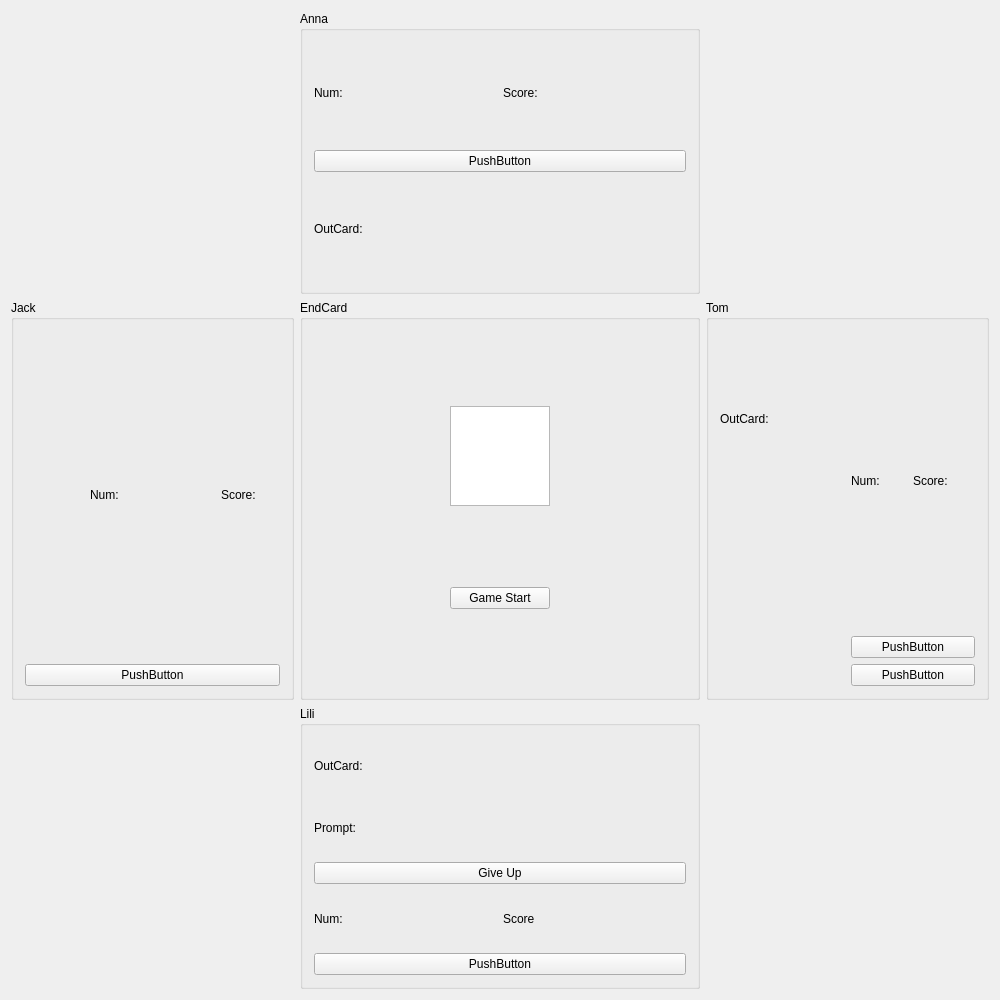
<?xml version="1.0" encoding="UTF-8"?>
<ui version="4.0">
 <class>CWidget</class>
 <widget class="QWidget" name="CWidget">
  <property name="geometry">
   <rect>
    <x>0</x>
    <y>0</y>
    <width>1000</width>
    <height>1000</height>
   </rect>
  </property>
  <property name="windowTitle">
   <string>CWidget</string>
  </property>
  <layout class="QGridLayout" name="gridLayout_6">
   <item row="0" column="0">
    <layout class="QHBoxLayout" name="horizontalLayout_2">
     <item>
      <spacer name="horizontalSpacer">
       <property name="orientation">
        <enum>Qt::Horizontal</enum>
       </property>
       <property name="sizeHint" stdset="0">
        <size>
         <width>40</width>
         <height>20</height>
        </size>
       </property>
      </spacer>
     </item>
     <item>
      <widget class="QGroupBox" name="groupBoxTop">
       <property name="minimumSize">
        <size>
         <width>400</width>
         <height>0</height>
        </size>
       </property>
       <property name="maximumSize">
        <size>
         <width>400</width>
         <height>16777215</height>
        </size>
       </property>
       <property name="title">
        <string>Anna</string>
       </property>
       <layout class="QGridLayout" name="gridLayout">
        <item row="1" column="0">
         <layout class="QHBoxLayout" name="layoutTop">
          <item>
           <widget class="QPushButton" name="pushButton_2">
            <property name="text">
             <string>PushButton</string>
            </property>
           </widget>
          </item>
         </layout>
        </item>
        <item row="0" column="0">
         <layout class="QHBoxLayout" name="horizontalLayout_4">
          <item>
           <widget class="QLabel" name="label_3">
            <property name="text">
             <string>Num:</string>
            </property>
           </widget>
          </item>
          <item>
           <widget class="QLabel" name="labelNumTop">
            <property name="text">
             <string/>
            </property>
           </widget>
          </item>
          <item>
           <widget class="QLabel" name="label">
            <property name="text">
             <string>Score:</string>
            </property>
           </widget>
          </item>
          <item>
           <widget class="QLabel" name="labelScoreTop">
            <property name="text">
             <string/>
            </property>
           </widget>
          </item>
         </layout>
        </item>
        <item row="2" column="0">
         <layout class="QHBoxLayout" name="horizontalLayout_8">
          <item>
           <widget class="QLabel" name="label_6">
            <property name="text">
             <string>OutCard:</string>
            </property>
           </widget>
          </item>
          <item>
           <widget class="QLabel" name="labelOutCardTop">
            <property name="text">
             <string/>
            </property>
           </widget>
          </item>
         </layout>
        </item>
       </layout>
      </widget>
     </item>
     <item>
      <spacer name="horizontalSpacer_2">
       <property name="orientation">
        <enum>Qt::Horizontal</enum>
       </property>
       <property name="sizeHint" stdset="0">
        <size>
         <width>40</width>
         <height>20</height>
        </size>
       </property>
      </spacer>
     </item>
    </layout>
   </item>
   <item row="1" column="0">
    <layout class="QHBoxLayout" name="horizontalLayout">
     <item>
      <widget class="QGroupBox" name="groupBoxLeft">
       <property name="minimumSize">
        <size>
         <width>0</width>
         <height>400</height>
        </size>
       </property>
       <property name="maximumSize">
        <size>
         <width>16777215</width>
         <height>400</height>
        </size>
       </property>
       <property name="title">
        <string>Jack</string>
       </property>
       <layout class="QGridLayout" name="gridLayout_2">
        <item row="0" column="0">
         <layout class="QVBoxLayout" name="verticalLayout">
          <item>
           <layout class="QHBoxLayout" name="horizontalLayout_5">
            <item>
             <widget class="QLabel" name="labelNumLeft">
              <property name="text">
               <string/>
              </property>
             </widget>
            </item>
            <item>
             <widget class="QLabel" name="label_7">
              <property name="text">
               <string>Num:</string>
              </property>
             </widget>
            </item>
            <item>
             <widget class="QLabel" name="labelScoreLeft">
              <property name="text">
               <string/>
              </property>
             </widget>
            </item>
            <item>
             <widget class="QLabel" name="label_5">
              <property name="text">
               <string>Score:</string>
              </property>
             </widget>
            </item>
           </layout>
          </item>
          <item>
           <layout class="QVBoxLayout" name="layoutLeft">
            <item>
             <widget class="QPushButton" name="pushButton_3">
              <property name="text">
               <string>PushButton</string>
              </property>
             </widget>
            </item>
           </layout>
          </item>
         </layout>
        </item>
       </layout>
      </widget>
     </item>
     <item>
      <widget class="QGroupBox" name="groupBoxMid">
       <property name="minimumSize">
        <size>
         <width>0</width>
         <height>400</height>
        </size>
       </property>
       <property name="maximumSize">
        <size>
         <width>400</width>
         <height>400</height>
        </size>
       </property>
       <property name="title">
        <string>EndCard</string>
       </property>
       <layout class="QGridLayout" name="gridLayout_5">
        <item row="0" column="0">
         <widget class="QTextBrowser" name="textBrowserEndCard">
          <property name="minimumSize">
           <size>
            <width>100</width>
            <height>100</height>
           </size>
          </property>
          <property name="maximumSize">
           <size>
            <width>100</width>
            <height>100</height>
           </size>
          </property>
         </widget>
        </item>
        <item row="1" column="0">
         <widget class="QPushButton" name="pushButtonStart">
          <property name="text">
           <string>Game Start</string>
          </property>
         </widget>
        </item>
       </layout>
      </widget>
     </item>
     <item>
      <widget class="QGroupBox" name="groupBoxRight">
       <property name="minimumSize">
        <size>
         <width>0</width>
         <height>400</height>
        </size>
       </property>
       <property name="maximumSize">
        <size>
         <width>16777215</width>
         <height>400</height>
        </size>
       </property>
       <property name="title">
        <string>Tom</string>
       </property>
       <layout class="QGridLayout" name="gridLayout_4">
        <item row="0" column="0">
         <layout class="QVBoxLayout" name="verticalLayout_2">
          <item>
           <widget class="QLabel" name="label_11">
            <property name="text">
             <string>OutCard:</string>
            </property>
           </widget>
          </item>
          <item>
           <widget class="QLabel" name="labelOutCardRight">
            <property name="text">
             <string/>
            </property>
           </widget>
          </item>
         </layout>
        </item>
        <item row="0" column="1">
         <layout class="QVBoxLayout" name="verticalLayout_4">
          <item>
           <layout class="QHBoxLayout" name="horizontalLayout_6">
            <item>
             <widget class="QLabel" name="label_9">
              <property name="text">
               <string>Num:</string>
              </property>
             </widget>
            </item>
            <item>
             <widget class="QLabel" name="labelNumRight">
              <property name="text">
               <string/>
              </property>
             </widget>
            </item>
            <item>
             <widget class="QLabel" name="label_2">
              <property name="text">
               <string>Score:</string>
              </property>
             </widget>
            </item>
            <item>
             <widget class="QLabel" name="labelScoreRight">
              <property name="text">
               <string/>
              </property>
             </widget>
            </item>
           </layout>
          </item>
          <item>
           <layout class="QVBoxLayout" name="layoutRight">
            <item>
             <widget class="QPushButton" name="pushButton_5">
              <property name="text">
               <string>PushButton</string>
              </property>
             </widget>
            </item>
            <item>
             <widget class="QPushButton" name="pushButton_6">
              <property name="text">
               <string>PushButton</string>
              </property>
             </widget>
            </item>
           </layout>
          </item>
         </layout>
        </item>
       </layout>
      </widget>
     </item>
    </layout>
   </item>
   <item row="2" column="0">
    <layout class="QHBoxLayout" name="horizontalLayout_3">
     <item>
      <spacer name="horizontalSpacer_3">
       <property name="orientation">
        <enum>Qt::Horizontal</enum>
       </property>
       <property name="sizeHint" stdset="0">
        <size>
         <width>40</width>
         <height>20</height>
        </size>
       </property>
      </spacer>
     </item>
     <item>
      <widget class="QGroupBox" name="groupBoxLow">
       <property name="minimumSize">
        <size>
         <width>400</width>
         <height>0</height>
        </size>
       </property>
       <property name="maximumSize">
        <size>
         <width>400</width>
         <height>16777215</height>
        </size>
       </property>
       <property name="title">
        <string>Lili</string>
       </property>
       <layout class="QGridLayout" name="gridLayout_3">
        <item row="0" column="0">
         <layout class="QHBoxLayout" name="horizontalLayout_9">
          <item>
           <widget class="QLabel" name="label_13">
            <property name="text">
             <string>OutCard:</string>
            </property>
           </widget>
          </item>
          <item>
           <widget class="QLabel" name="labelOutCardLow">
            <property name="text">
             <string/>
            </property>
           </widget>
          </item>
         </layout>
        </item>
        <item row="1" column="0">
         <layout class="QHBoxLayout" name="horizontalLayout_11">
          <item>
           <widget class="QLabel" name="label_15">
            <property name="text">
             <string>Prompt:</string>
            </property>
           </widget>
          </item>
          <item>
           <widget class="QLabel" name="labelPrompt">
            <property name="text">
             <string/>
            </property>
           </widget>
          </item>
         </layout>
        </item>
        <item row="3" column="0">
         <layout class="QHBoxLayout" name="horizontalLayout_7">
          <item>
           <widget class="QLabel" name="label_8">
            <property name="text">
             <string>Num:</string>
            </property>
           </widget>
          </item>
          <item>
           <widget class="QLabel" name="labelNumLow">
            <property name="text">
             <string/>
            </property>
           </widget>
          </item>
          <item>
           <widget class="QLabel" name="label_4">
            <property name="text">
             <string>Score</string>
            </property>
           </widget>
          </item>
          <item>
           <widget class="QLabel" name="labelScoreLow">
            <property name="text">
             <string/>
            </property>
           </widget>
          </item>
         </layout>
        </item>
        <item row="2" column="0">
         <layout class="QHBoxLayout" name="horizontalLayout_10">
          <item>
           <widget class="QPushButton" name="pushButtonGiveUp">
            <property name="text">
             <string>Give Up</string>
            </property>
           </widget>
          </item>
         </layout>
        </item>
        <item row="4" column="0">
         <layout class="QHBoxLayout" name="layoutLow">
          <item>
           <widget class="QPushButton" name="pushButton">
            <property name="text">
             <string>PushButton</string>
            </property>
           </widget>
          </item>
         </layout>
        </item>
       </layout>
      </widget>
     </item>
     <item>
      <spacer name="horizontalSpacer_4">
       <property name="orientation">
        <enum>Qt::Horizontal</enum>
       </property>
       <property name="sizeHint" stdset="0">
        <size>
         <width>40</width>
         <height>20</height>
        </size>
       </property>
      </spacer>
     </item>
    </layout>
   </item>
  </layout>
 </widget>
 <layoutdefault spacing="6" margin="11"/>
 <resources/>
 <connections/>
</ui>
